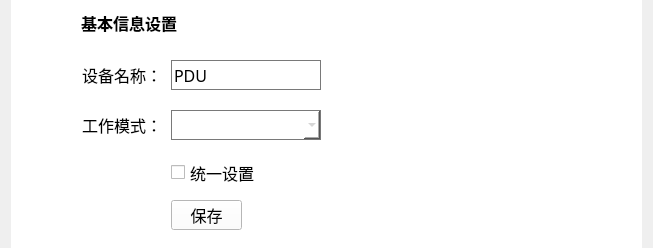
<?xml version="1.0" encoding="UTF-8"?>
<ui version="4.0">
 <class>Pdu_SetNameWid</class>
 <widget class="QWidget" name="Pdu_SetNameWid">
  <property name="geometry">
   <rect>
    <x>0</x>
    <y>0</y>
    <width>653</width>
    <height>248</height>
   </rect>
  </property>
  <property name="font">
   <font>
    <family>微软雅黑</family>
    <pointsize>12</pointsize>
   </font>
  </property>
  <property name="windowTitle">
   <string>Form</string>
  </property>
  <layout class="QGridLayout" name="gridLayout">
   <property name="topMargin">
    <number>0</number>
   </property>
   <property name="bottomMargin">
    <number>0</number>
   </property>
   <property name="verticalSpacing">
    <number>0</number>
   </property>
   <item row="0" column="0" colspan="2">
    <widget class="QGroupBox" name="groupBox">
     <property name="maximumSize">
      <size>
       <width>16777215</width>
       <height>16777215</height>
      </size>
     </property>
     <property name="styleSheet">
      <string notr="true">QGroupBox {
	background-color: rgb(255, 255, 255);
	border-width:2px;	
	border-style:solid; 
	border-color:rgb(255,255,255);  	
}</string>
     </property>
     <property name="title">
      <string/>
     </property>
     <widget class="QPushButton" name="saveBtn">
      <property name="geometry">
       <rect>
        <x>160</x>
        <y>200</y>
        <width>71</width>
        <height>30</height>
       </rect>
      </property>
      <property name="palette">
       <palette>
        <active>
         <colorrole role="WindowText">
          <brush brushstyle="SolidPattern">
           <color alpha="255">
            <red>0</red>
            <green>0</green>
            <blue>0</blue>
           </color>
          </brush>
         </colorrole>
         <colorrole role="Button">
          <brush brushstyle="SolidPattern">
           <color alpha="255">
            <red>255</red>
            <green>255</green>
            <blue>255</blue>
           </color>
          </brush>
         </colorrole>
         <colorrole role="Light">
          <brush brushstyle="SolidPattern">
           <color alpha="255">
            <red>255</red>
            <green>255</green>
            <blue>255</blue>
           </color>
          </brush>
         </colorrole>
         <colorrole role="Midlight">
          <brush brushstyle="SolidPattern">
           <color alpha="255">
            <red>255</red>
            <green>255</green>
            <blue>255</blue>
           </color>
          </brush>
         </colorrole>
         <colorrole role="Dark">
          <brush brushstyle="SolidPattern">
           <color alpha="255">
            <red>127</red>
            <green>127</green>
            <blue>127</blue>
           </color>
          </brush>
         </colorrole>
         <colorrole role="Mid">
          <brush brushstyle="SolidPattern">
           <color alpha="255">
            <red>170</red>
            <green>170</green>
            <blue>170</blue>
           </color>
          </brush>
         </colorrole>
         <colorrole role="Text">
          <brush brushstyle="SolidPattern">
           <color alpha="255">
            <red>0</red>
            <green>0</green>
            <blue>0</blue>
           </color>
          </brush>
         </colorrole>
         <colorrole role="BrightText">
          <brush brushstyle="SolidPattern">
           <color alpha="255">
            <red>255</red>
            <green>255</green>
            <blue>255</blue>
           </color>
          </brush>
         </colorrole>
         <colorrole role="ButtonText">
          <brush brushstyle="SolidPattern">
           <color alpha="255">
            <red>0</red>
            <green>0</green>
            <blue>0</blue>
           </color>
          </brush>
         </colorrole>
         <colorrole role="Base">
          <brush brushstyle="SolidPattern">
           <color alpha="255">
            <red>255</red>
            <green>255</green>
            <blue>255</blue>
           </color>
          </brush>
         </colorrole>
         <colorrole role="Window">
          <brush brushstyle="SolidPattern">
           <color alpha="255">
            <red>255</red>
            <green>255</green>
            <blue>255</blue>
           </color>
          </brush>
         </colorrole>
         <colorrole role="Shadow">
          <brush brushstyle="SolidPattern">
           <color alpha="255">
            <red>0</red>
            <green>0</green>
            <blue>0</blue>
           </color>
          </brush>
         </colorrole>
         <colorrole role="AlternateBase">
          <brush brushstyle="SolidPattern">
           <color alpha="255">
            <red>255</red>
            <green>255</green>
            <blue>255</blue>
           </color>
          </brush>
         </colorrole>
         <colorrole role="ToolTipBase">
          <brush brushstyle="SolidPattern">
           <color alpha="255">
            <red>255</red>
            <green>255</green>
            <blue>220</blue>
           </color>
          </brush>
         </colorrole>
         <colorrole role="ToolTipText">
          <brush brushstyle="SolidPattern">
           <color alpha="255">
            <red>0</red>
            <green>0</green>
            <blue>0</blue>
           </color>
          </brush>
         </colorrole>
        </active>
        <inactive>
         <colorrole role="WindowText">
          <brush brushstyle="SolidPattern">
           <color alpha="255">
            <red>0</red>
            <green>0</green>
            <blue>0</blue>
           </color>
          </brush>
         </colorrole>
         <colorrole role="Button">
          <brush brushstyle="SolidPattern">
           <color alpha="255">
            <red>255</red>
            <green>255</green>
            <blue>255</blue>
           </color>
          </brush>
         </colorrole>
         <colorrole role="Light">
          <brush brushstyle="SolidPattern">
           <color alpha="255">
            <red>255</red>
            <green>255</green>
            <blue>255</blue>
           </color>
          </brush>
         </colorrole>
         <colorrole role="Midlight">
          <brush brushstyle="SolidPattern">
           <color alpha="255">
            <red>255</red>
            <green>255</green>
            <blue>255</blue>
           </color>
          </brush>
         </colorrole>
         <colorrole role="Dark">
          <brush brushstyle="SolidPattern">
           <color alpha="255">
            <red>127</red>
            <green>127</green>
            <blue>127</blue>
           </color>
          </brush>
         </colorrole>
         <colorrole role="Mid">
          <brush brushstyle="SolidPattern">
           <color alpha="255">
            <red>170</red>
            <green>170</green>
            <blue>170</blue>
           </color>
          </brush>
         </colorrole>
         <colorrole role="Text">
          <brush brushstyle="SolidPattern">
           <color alpha="255">
            <red>0</red>
            <green>0</green>
            <blue>0</blue>
           </color>
          </brush>
         </colorrole>
         <colorrole role="BrightText">
          <brush brushstyle="SolidPattern">
           <color alpha="255">
            <red>255</red>
            <green>255</green>
            <blue>255</blue>
           </color>
          </brush>
         </colorrole>
         <colorrole role="ButtonText">
          <brush brushstyle="SolidPattern">
           <color alpha="255">
            <red>0</red>
            <green>0</green>
            <blue>0</blue>
           </color>
          </brush>
         </colorrole>
         <colorrole role="Base">
          <brush brushstyle="SolidPattern">
           <color alpha="255">
            <red>255</red>
            <green>255</green>
            <blue>255</blue>
           </color>
          </brush>
         </colorrole>
         <colorrole role="Window">
          <brush brushstyle="SolidPattern">
           <color alpha="255">
            <red>255</red>
            <green>255</green>
            <blue>255</blue>
           </color>
          </brush>
         </colorrole>
         <colorrole role="Shadow">
          <brush brushstyle="SolidPattern">
           <color alpha="255">
            <red>0</red>
            <green>0</green>
            <blue>0</blue>
           </color>
          </brush>
         </colorrole>
         <colorrole role="AlternateBase">
          <brush brushstyle="SolidPattern">
           <color alpha="255">
            <red>255</red>
            <green>255</green>
            <blue>255</blue>
           </color>
          </brush>
         </colorrole>
         <colorrole role="ToolTipBase">
          <brush brushstyle="SolidPattern">
           <color alpha="255">
            <red>255</red>
            <green>255</green>
            <blue>220</blue>
           </color>
          </brush>
         </colorrole>
         <colorrole role="ToolTipText">
          <brush brushstyle="SolidPattern">
           <color alpha="255">
            <red>0</red>
            <green>0</green>
            <blue>0</blue>
           </color>
          </brush>
         </colorrole>
        </inactive>
        <disabled>
         <colorrole role="WindowText">
          <brush brushstyle="SolidPattern">
           <color alpha="255">
            <red>127</red>
            <green>127</green>
            <blue>127</blue>
           </color>
          </brush>
         </colorrole>
         <colorrole role="Button">
          <brush brushstyle="SolidPattern">
           <color alpha="255">
            <red>255</red>
            <green>255</green>
            <blue>255</blue>
           </color>
          </brush>
         </colorrole>
         <colorrole role="Light">
          <brush brushstyle="SolidPattern">
           <color alpha="255">
            <red>255</red>
            <green>255</green>
            <blue>255</blue>
           </color>
          </brush>
         </colorrole>
         <colorrole role="Midlight">
          <brush brushstyle="SolidPattern">
           <color alpha="255">
            <red>255</red>
            <green>255</green>
            <blue>255</blue>
           </color>
          </brush>
         </colorrole>
         <colorrole role="Dark">
          <brush brushstyle="SolidPattern">
           <color alpha="255">
            <red>127</red>
            <green>127</green>
            <blue>127</blue>
           </color>
          </brush>
         </colorrole>
         <colorrole role="Mid">
          <brush brushstyle="SolidPattern">
           <color alpha="255">
            <red>170</red>
            <green>170</green>
            <blue>170</blue>
           </color>
          </brush>
         </colorrole>
         <colorrole role="Text">
          <brush brushstyle="SolidPattern">
           <color alpha="255">
            <red>127</red>
            <green>127</green>
            <blue>127</blue>
           </color>
          </brush>
         </colorrole>
         <colorrole role="BrightText">
          <brush brushstyle="SolidPattern">
           <color alpha="255">
            <red>255</red>
            <green>255</green>
            <blue>255</blue>
           </color>
          </brush>
         </colorrole>
         <colorrole role="ButtonText">
          <brush brushstyle="SolidPattern">
           <color alpha="255">
            <red>127</red>
            <green>127</green>
            <blue>127</blue>
           </color>
          </brush>
         </colorrole>
         <colorrole role="Base">
          <brush brushstyle="SolidPattern">
           <color alpha="255">
            <red>255</red>
            <green>255</green>
            <blue>255</blue>
           </color>
          </brush>
         </colorrole>
         <colorrole role="Window">
          <brush brushstyle="SolidPattern">
           <color alpha="255">
            <red>255</red>
            <green>255</green>
            <blue>255</blue>
           </color>
          </brush>
         </colorrole>
         <colorrole role="Shadow">
          <brush brushstyle="SolidPattern">
           <color alpha="255">
            <red>0</red>
            <green>0</green>
            <blue>0</blue>
           </color>
          </brush>
         </colorrole>
         <colorrole role="AlternateBase">
          <brush brushstyle="SolidPattern">
           <color alpha="255">
            <red>255</red>
            <green>255</green>
            <blue>255</blue>
           </color>
          </brush>
         </colorrole>
         <colorrole role="ToolTipBase">
          <brush brushstyle="SolidPattern">
           <color alpha="255">
            <red>255</red>
            <green>255</green>
            <blue>220</blue>
           </color>
          </brush>
         </colorrole>
         <colorrole role="ToolTipText">
          <brush brushstyle="SolidPattern">
           <color alpha="255">
            <red>0</red>
            <green>0</green>
            <blue>0</blue>
           </color>
          </brush>
         </colorrole>
        </disabled>
       </palette>
      </property>
      <property name="font">
       <font>
        <family>微软雅黑</family>
        <pointsize>12</pointsize>
       </font>
      </property>
      <property name="styleSheet">
       <string notr="true"/>
      </property>
      <property name="text">
       <string>保存</string>
      </property>
     </widget>
     <widget class="QLabel" name="label_3">
      <property name="geometry">
       <rect>
        <x>10</x>
        <y>110</y>
        <width>141</width>
        <height>30</height>
       </rect>
      </property>
      <property name="sizePolicy">
       <sizepolicy hsizetype="Minimum" vsizetype="Preferred">
        <horstretch>0</horstretch>
        <verstretch>0</verstretch>
       </sizepolicy>
      </property>
      <property name="font">
       <font>
        <family>微软雅黑</family>
        <pointsize>12</pointsize>
       </font>
      </property>
      <property name="text">
       <string>工作模式：</string>
      </property>
      <property name="alignment">
       <set>Qt::AlignRight|Qt::AlignTrailing|Qt::AlignVCenter</set>
      </property>
     </widget>
     <widget class="QLineEdit" name="lineEdit">
      <property name="geometry">
       <rect>
        <x>160</x>
        <y>60</y>
        <width>150</width>
        <height>30</height>
       </rect>
      </property>
      <property name="font">
       <font>
        <family>微软雅黑</family>
        <pointsize>12</pointsize>
       </font>
      </property>
      <property name="styleSheet">
       <string notr="true">background-color: rgb(255, 255, 255);
border-color: rgb(121,121,121);
border-style:solid;
border-width:1px;</string>
      </property>
      <property name="text">
       <string>PDU</string>
      </property>
      <property name="frame">
       <bool>true</bool>
      </property>
      <property name="echoMode">
       <enum>QLineEdit::Normal</enum>
      </property>
      <property name="dragEnabled">
       <bool>false</bool>
      </property>
     </widget>
     <widget class="QLabel" name="label_2">
      <property name="geometry">
       <rect>
        <x>10</x>
        <y>60</y>
        <width>141</width>
        <height>30</height>
       </rect>
      </property>
      <property name="sizePolicy">
       <sizepolicy hsizetype="Minimum" vsizetype="Preferred">
        <horstretch>0</horstretch>
        <verstretch>0</verstretch>
       </sizepolicy>
      </property>
      <property name="font">
       <font>
        <family>微软雅黑</family>
        <pointsize>12</pointsize>
       </font>
      </property>
      <property name="text">
       <string>设备名称：</string>
      </property>
      <property name="alignment">
       <set>Qt::AlignRight|Qt::AlignTrailing|Qt::AlignVCenter</set>
      </property>
     </widget>
     <widget class="QComboBox" name="comboBox">
      <property name="enabled">
       <bool>false</bool>
      </property>
      <property name="geometry">
       <rect>
        <x>160</x>
        <y>110</y>
        <width>150</width>
        <height>30</height>
       </rect>
      </property>
      <property name="font">
       <font>
        <family>微软雅黑</family>
        <pointsize>12</pointsize>
       </font>
      </property>
      <property name="styleSheet">
       <string notr="true">background-color: rgb(255, 255, 255);
border-color: rgb(121,121,121);
border-style:solid;
border-width:1px;</string>
      </property>
      <property name="editable">
       <bool>false</bool>
      </property>
     </widget>
     <widget class="QCheckBox" name="wholeCheckBox">
      <property name="geometry">
       <rect>
        <x>160</x>
        <y>160</y>
        <width>191</width>
        <height>25</height>
       </rect>
      </property>
      <property name="font">
       <font>
        <family>微软雅黑</family>
        <pointsize>12</pointsize>
       </font>
      </property>
      <property name="text">
       <string>统一设置</string>
      </property>
     </widget>
     <widget class="QLabel" name="label">
      <property name="geometry">
       <rect>
        <x>70</x>
        <y>10</y>
        <width>201</width>
        <height>25</height>
       </rect>
      </property>
      <property name="font">
       <font>
        <family>微软雅黑</family>
        <pointsize>12</pointsize>
        <weight>75</weight>
        <bold>true</bold>
       </font>
      </property>
      <property name="text">
       <string>基本信息设置</string>
      </property>
     </widget>
    </widget>
   </item>
  </layout>
 </widget>
 <tabstops>
  <tabstop>saveBtn</tabstop>
  <tabstop>lineEdit</tabstop>
  <tabstop>comboBox</tabstop>
  <tabstop>wholeCheckBox</tabstop>
 </tabstops>
 <resources/>
 <connections/>
</ui>
